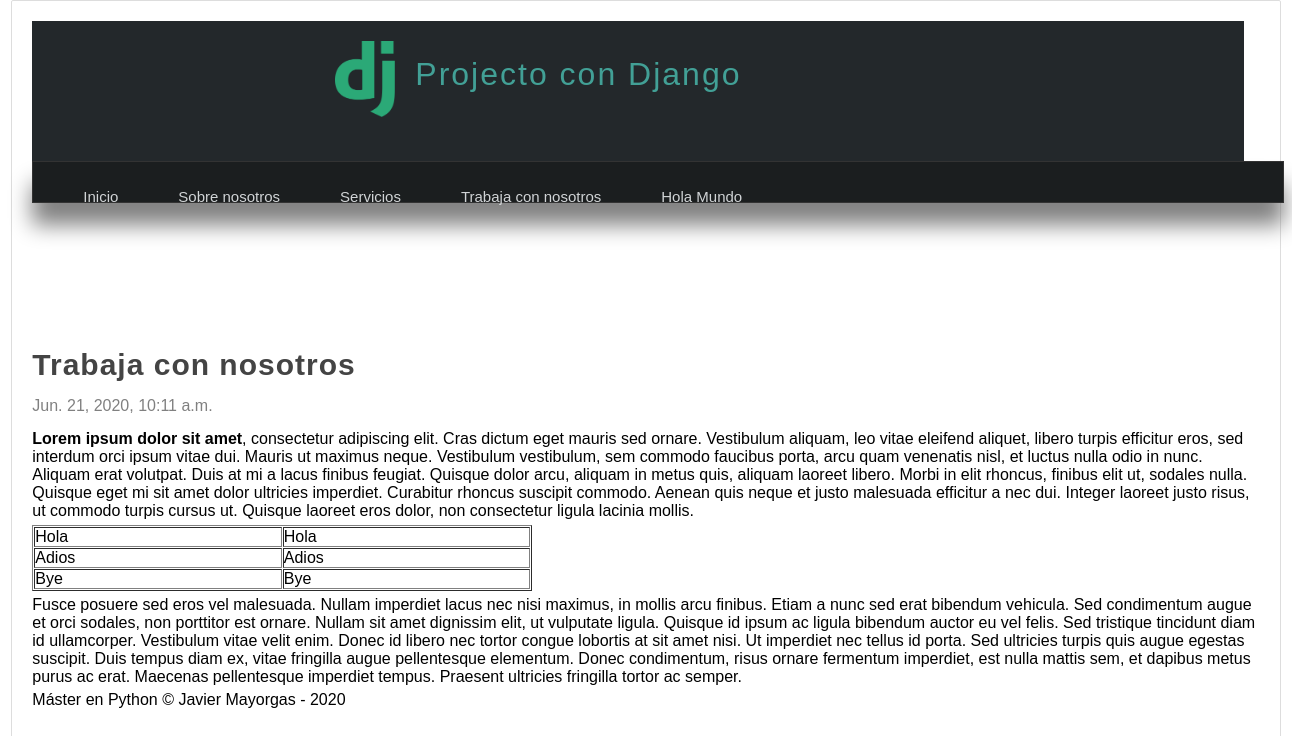
The app's page /pagina/trabaja-con-nosotros with its own data.
### pages/models.py (models this page shows, shortened)
class Page(models.Model):
    title = models.CharField(max_length = 50, verbose_name = "Titulo")
    content = RichTextField(verbose_name="Contenido")
    slug = models.CharField(unique = True, max_length = 150, verbose_name = "URL Amigable")
    visible = models.BooleanField(verbose_name="¿Visible?")
    created_at =models.DateTimeField(auto_now_add = True, verbose_name="Creado el")
    updated_at = models.DateTimeField(auto_now = True, verbose_name="Actualizado el")
    class Meta:
        verbose_name = "Página"
        verbose_name_plural = "Páginas"

### pages/views.py (the view)
# urls.py: path('pagina/<str:slug>', views.page, name = "page"),
def page(request, slug):
    page = Page.objects.get(slug = slug)
    return render(request, 'pages/page.html', {
        "page": page
    })

### pages/context_processor.py (called while the page is built)
def get_pages(request):
    pages = Page.objects.filter(visible = True).values_list('id','title','slug')
    return {
        'pages':pages
    }

### pages/templates/pages/page.html (shortened to what this page needs)
{% extends 'layouts/layout.html'%}
{% block content %}
    <h1 class="title" >{{page.title}}</h1>
    <span class="date">{{page.created_at}}</span>
    <p class="content">
        {{page.content|safe}}
    </p>
{% endblock %}

### main_app/templates/layouts/layout.html (shortened to what this page needs)
<DOCTYPE html>
<html lang="es">
    <head>
        {% load static %}
        <link rel="stylesheet" type="text/css" href="{% static 'css/styles.css'%}"/>
    </head>
    <body class="box">
        <header>
            <div id="logotipo">
                <img src="{%static  'images/logo.png' %}" />
                <h1>Projecto con Django</h1>
            </div>
        </header>
        <nav>
            <ul>
                <li>
                    <a href="{% url 'inicio' %}">Inicio</a>
                </li>
                {% for page in pages %}
                    <li>
                        <a href = "{% url 'page' page.2 %}">{{page.1}}</a>
                    </li>
                {% endfor %}
            </ul>
        </nav>
        <div id="content">
            {% block content %}{% endblock %}
        </div>
        <footer>
            Máster en Python &copy; Javier Mayorgas - {% now "Y" %}
        </footer>
    </body>
</html>

### main_app/static/css/styles.css (style rules this page uses)
* { margin: 0px; padding: 0px; font-family: sans-serif, Arial, Helvetica; text-decoration: none; }
p, h2, h3, ul { margin-top: 5px; margin-bottom: 5px; }
ul, ol { margin-left: 20px; margin-bottom: 10px; }
body { background-color: #F2F2F2; }
.box { background: white; width: 95%; min-height: 930px; padding: 20px; border: 1px solid #ddd; border-radius: 2px; margin: 0 auto; }
header { width: 1212px; height: 140px; background-color: #23282B; margin: 0 px auto; }
#logotipo { width: 50%; height: 140px; margin: 0 auto; }
#logotipo h1 { display: block; letter-spacing: 2px; font-weight: lighter; color: #42a096; float: left; letter-spacing: 2px; margin-left: 20px; margin-top: 35px; }
#logotipo img { display: block; width: 60px; float:left; margin-top:20px; }
nav { width: 1250px; height: 40px; background-color: #1B1E1F; border: 1px solid #333333; margin: 0 auto; box-shadow: 0px 22px 22px gray; font-size: 15px; margin-bottom: 145px; }
nav ul { list-style: none; text-decoration: none; }
nav ul li { line-height: 40px; float: left; padding-right: 20px; padding-left: 20px; }
nav ul li a { display: block; padding: 10px; padding-right: 10px; padding-left: 10px; color: #d1d4d6; }
.title { color: #444; letter-spacing: 1px; font-size: 30px; margin-bottom: 5px; margin-top: 5px; }
.date { display: block; margin-top: 15px; margin-bottom: 15px; color: gray; }
.content { line-height: 25px; }

### records on screen
Page: title "Sobre nosotros"
Page: title "Servicios"
Page: title "Trabaja con nosotros", created_at "Jun. 21, 2020, 10:11 a.m.", content "Lorem ipsum dolor sit amet , consectetur adipiscing elit. Cras dictum eget mauris sed ornare. Vestibulum aliquam, leo vitae eleifend aliquet, libero turpis efficitur eros, sed interdum orci ipsum vitae dui. Mauris ut maximus neque. Vestibulum vestibulum, sem commodo faucibus porta, arcu quam venenatis nisl, et luctus nulla odio in nunc. Aliquam erat volutpat. Duis at mi a lacus finibus feugiat. Quisque dolor arcu, aliquam in metus quis, aliquam laoreet libero. Morbi in elit rhoncus, finibus elit ut, sodales nulla. Quisque eget mi sit amet dolor ultricies imperdiet. Curabitur rhoncus suscipit commodo. Aenean quis neque et justo malesuada efficitur a nec dui. Integer laoreet justo risus, ut…"
Page: title "Hola Mundo"
